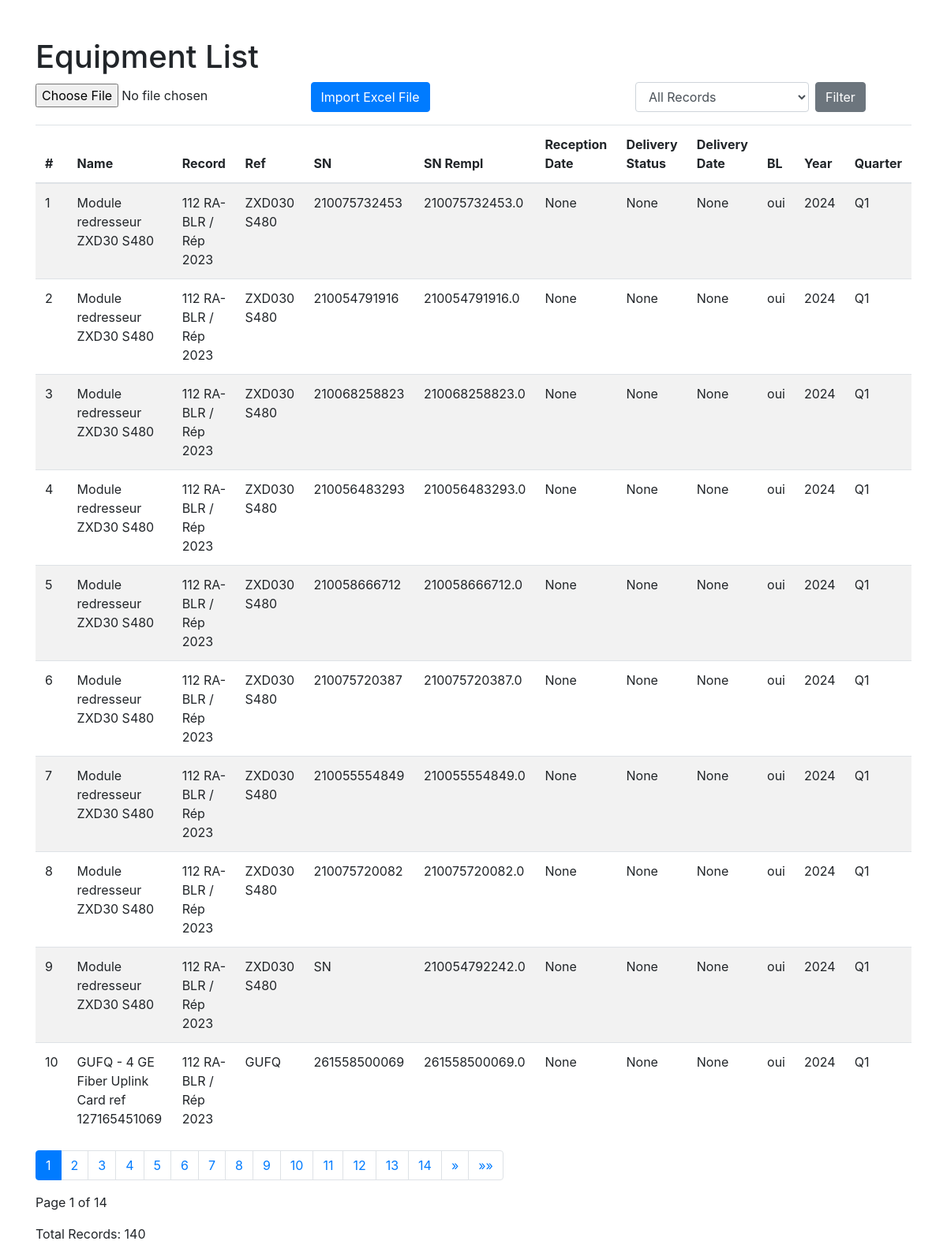
The app's page /inventory/equipments/ with its own data.
### inventory/models.py (models this page shows, shortened)
class Equipment(models.Model):
    record = models.ForeignKey(Record, related_name='equipment', on_delete=models.CASCADE)
    name = models.CharField(max_length=255)
    ref = models.CharField(max_length=255, blank=True, null=True)
    sn = models.CharField(max_length=255, blank=True, null=True)
    sn_rempl = models.CharField(max_length=255, blank=True, null=True)
    reception_date = models.DateField(blank=True, null=True)
    delivery_status = models.CharField(max_length=255, blank=True, null=True)
    delivery_date = models.DateField(blank=True, null=True)
    bl = models.CharField(max_length=255, blank=True, null=True)
    year = models.PositiveIntegerField(blank=True, null=True)
    quarter = models.CharField(max_length=2, blank=True, null=True)
    order_index = models.PositiveIntegerField()  # New field to store row order

class Record(models.Model):
    name = models.CharField(max_length=255)

### inventory/views.py (the view, shortened to what this page needs)
# urls.py: path('equipments/', views.equipment_list, name='equipment_list'),
def equipment_list(request):
    form = UploadFileForm()
    filter_record_id = request.GET.get('record')
    equipments = Equipment.objects.all()
    if filter_record_id:
        equipments = equipments.filter(record_id=filter_record_id)
    paginator = Paginator(equipments, 10)  # Show 10 equipments per page
    page_number = request.GET.get('page')
    page_obj = paginator.get_page(page_number)
    return render(request, 'inventory/equipment_list.html', {
        'equipments': page_obj,
        'form': form,
        'records': Record.objects.all(),  # Ensure records are available for filtering
        'filter_record_id': filter_record_id  # Current filter record ID
    })

### inventory/forms.py
class UploadFileForm(forms.Form):
    file = forms.FileField()

### inventory/templates/inventory/equipment_list.html (shortened to what this page needs)
{% load static %}
<!DOCTYPE html>
<html lang="en">
<head>
    <link href="https://stackpath.bootstrapcdn.com/bootstrap/4.5.2/css/bootstrap.min.css" rel="stylesheet">
</head>
<body>
<div class="container">
    <h1 class="mt-5">Equipment List</h1>
    <div class="row mb-3">
        <div class="col-md-8">
            <form method="post" enctype="multipart/form-data">
                {{ form.file }}
                <button type="submit" class="btn btn-primary">Import Excel File</button>
            </form>
        </div>
        <div class="col-md-4">
            <form method="get" class="form-inline">
                <div class="form-group mr-2">
                    <select name="record" id="record" class="form-control">
                        <option value="">All Records</option>
                    </select>
                </div>
                <button type="submit" class="btn btn-secondary">Filter</button>
            </form>
        </div>
    </div>
    <table class="table table-striped">
        <thead>
            <tr>
                <th>#</th>
                <th>Name</th>
                <th>Record</th>
                <th>Ref</th>
                <th>SN</th>
                <th>SN Rempl</th>
                <th>Reception Date</th>
                <th>Delivery Status</th>
                <th>Delivery Date</th>
                <th>BL</th>
                <th>Year</th>
                <th>Quarter</th>
            </tr>
        </thead>
        <tbody>
            {% for equipment in equipments %}
            <tr>
                <td>{{ forloop.counter }}</td>
                <td>{{ equipment.name }}</td>
                <td>{{ equipment.record.name }}</td>
                <td>{{ equipment.ref }}</td>
                <td>{{ equipment.sn }}</td>
                <td>{{ equipment.sn_rempl }}</td>
                <td>{{ equipment.reception_date }}</td>
                <td>{{ equipment.delivery_status }}</td>
                <td>{{ equipment.delivery_date }}</td>
                <td>{{ equipment.bl }}</td>
                <td>{{ equipment.year }}</td>
                <td>{{ equipment.quarter }}</td>
            </tr>
            {% endfor %}
        </tbody>
    </table>
    <nav aria-label="Page navigation">
        <ul class="pagination">
            {% for num in equipments.paginator.page_range %}
                {% if equipments.number == num %}
                    <li class="page-item active" aria-current="page">
                        <span class="page-link">{{ num }}<span class="sr-only">(current)</span></span>
                    </li>
                {% else %}
                    <li class="page-item">
                        <a class="page-link" href="?page={{ num }}{% if filter_record_id %}&record={{ filter_record_id }}{% endif %}">{{ num }}</a>
                    </li>
                {% endif %}
            {% endfor %}
            {% if equipments.has_next %}
                <li class="page-item">
                    <a class="page-link" href="?page={{ equipments.next_page_number }}{% if filter_record_id %}&record={{ filter_record_id }}{% endif %}" aria-label="Next">
                        <span aria-hidden="true">&raquo;</span>
                    </a>
                </li>
                <li class="page-item">
                    <a class="page-link" href="?page={{ equipments.paginator.num_pages }}{% if filter_record_id %}&record={{ filter_record_id }}{% endif %}" aria-label="Last">
                        <span aria-hidden="true">&raquo;&raquo;</span>
                    </a>
                </li>
            {% endif %}
        </ul>
    </nav>
    <div class="mt-3">
        <p>Page {{ equipments.number }} of {{ equipments.paginator.num_pages }}</p>
        <p>Total Records: {{ equipments.paginator.count }}</p>
    </div>
</div>
</body>
</html>

### records on screen
Equipment: name "Module redresseur ZXD30 S480", record.name "112 RA-BLR / Rép 2023", ref "ZXD030 S480", sn "210075732453", sn_rempl "210075732453.0", reception_date "None", delivery_status "None", delivery_date "None", bl "oui", year "2024", quarter "Q1"
Equipment: name "Module redresseur ZXD30 S480", record.name "112 RA-BLR / Rép 2023", ref "ZXD030 S480", sn "210054791916", sn_rempl "210054791916.0", reception_date "None", delivery_status "None", delivery_date "None", bl "oui", year "2024", quarter "Q1"
Equipment: name "Module redresseur ZXD30 S480", record.name "112 RA-BLR / Rép 2023", ref "ZXD030 S480", sn "210068258823", sn_rempl "210068258823.0", reception_date "None", delivery_status "None", delivery_date "None", bl "oui", year "2024", quarter "Q1"
Equipment: name "Module redresseur ZXD30 S480", record.name "112 RA-BLR / Rép 2023", ref "ZXD030 S480", sn "210056483293", sn_rempl "210056483293.0", reception_date "None", delivery_status "None", delivery_date "None", bl "oui", year "2024", quarter "Q1"
Equipment: name "Module redresseur ZXD30 S480", record.name "112 RA-BLR / Rép 2023", ref "ZXD030 S480", sn "210058666712", sn_rempl "210058666712.0", reception_date "None", delivery_status "None", delivery_date "None", bl "oui", year "2024", quarter "Q1"
Equipment: name "Module redresseur ZXD30 S480", record.name "112 RA-BLR / Rép 2023", ref "ZXD030 S480", sn "210075720387", sn_rempl "210075720387.0", reception_date "None", delivery_status "None", delivery_date "None", bl "oui", year "2024", quarter "Q1"
Equipment: name "Module redresseur ZXD30 S480", record.name "112 RA-BLR / Rép 2023", ref "ZXD030 S480", sn "210055554849", sn_rempl "210055554849.0", reception_date "None", delivery_status "None", delivery_date "None", bl "oui", year "2024", quarter "Q1"
Equipment: name "Module redresseur ZXD30 S480", record.name "112 RA-BLR / Rép 2023", ref "ZXD030 S480", sn "210075720082", sn_rempl "210075720082.0", reception_date "None", delivery_status "None", delivery_date "None", bl "oui", year "2024", quarter "Q1"
Equipment: name "Module redresseur ZXD30 S480", record.name "112 RA-BLR / Rép 2023", ref "ZXD030 S480", sn "SN", sn_rempl "210054792242.0", reception_date "None", delivery_status "None", delivery_date "None", bl "oui", year "2024", quarter "Q1"
Equipment: name "GUFQ - 4 GE Fiber Uplink Card ref 127165451069", record.name "112 RA-BLR / Rép 2023", ref "GUFQ", sn "261558500069", sn_rempl "261558500069.0", reception_date "None", delivery_status "None", delivery_date "None", bl "oui", year "2024", quarter "Q1"

### other values on screen
{{ num }} "1"
{{ num }} "2" "3" "4" "5" "6" "7" "8" "9" "10" "11" "12" "13" "14"
{{ equipments.number }} "1"
{{ equipments.paginator.num_pages }} "14"
{{ equipments.paginator.count }} "140"
